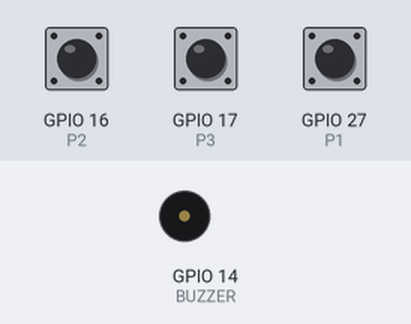
Simulated run of this sketch. Board: ESP32. On the bench: buzzer (waves = sounding). Inputs (shaded band) come from the test bench; at power-on: GPIO 27 (P1) HIGH, GPIO 16 (P2) HIGH, GPIO 17 (P3) HIGH.

Above: at 1.2 s.
1.3 s: GPIO 27 (P1) pulled LOW for 0.15 s
At 3.15 s:
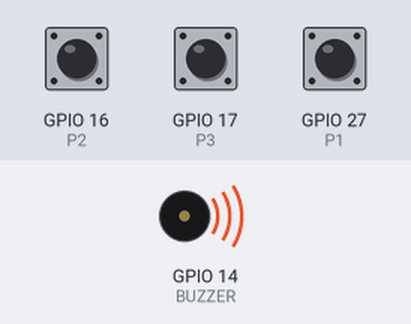
Timing chart, 0 to 7.8 s (numbered marks = the images above; inputs shaded):
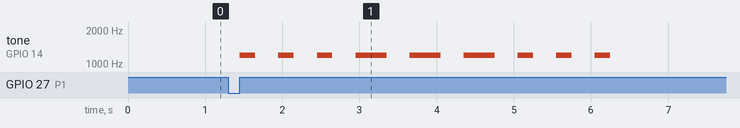

The sketch:

B04_sos.ino
```cpp
//------------------------------------------------------------
// Programa: B04_sos.ino (ESP32 + BIOS Shield)
// Autor: Gabriel Bravo Eguren T31A (15-01-2025)
// Descripción: Realizar un programa que genere una señal de S.O.S en código Morse cada vez que se
//              pulse alguno de los pulsadores P1, P2 o P3. Resolver el ejercicio usando un bucle while o for.
//              Nota:
//                En el código morse la señal de SOS consiste en 3 pitidos cortos, tres largos y tres cortos seguidos de
//                un tiempo de silencio. En nuestro ejemplo el pitido corto será de T=200ms, el largo de T=400ms, el
//                tiempo entre pitidos de 300ms y el tiempo de espera entre señales de SOS de 2 segundos.
//------------------------------------------------------------

#define P1 27
#define P2 16
#define P3 17

#define BUZZER 14

int frec = 1200;

bool p1down = false;
bool p2down = false;
bool p3down = false;

void setup()
{
  pinMode(P1, INPUT_PULLUP);
  pinMode(P2, INPUT_PULLUP);
  pinMode(P3, INPUT_PULLUP);
}

void SOS()
{
  for(int i = 0; i < 3; i++)
  {
    tone(BUZZER, frec);
    delay(200);
    noTone(BUZZER);
    delay(300);
  }

  for(int i = 0; i < 3; i++)
  {
    tone(BUZZER, frec);
    delay(400);
    noTone(BUZZER);
    delay(300);
  }

  for(int i = 0; i < 3; i++)
  {
    tone(BUZZER, frec);
    delay(200);
    noTone(BUZZER);
    delay(300);
  }

  delay(2000);
}

void loop()
{
  if(!digitalRead(P1)) p1down = true;
  if(!digitalRead(P2)) p2down = true;
  if(!digitalRead(P3)) p3down = true;

  if(digitalRead(P1) && p1down)
  {
    SOS();
    p1down = false;
  }
}
```

Measured:
- after the input at 1.3 s, tone on GPIO 14 (BUZZER): plays 1200 Hz for 0.20 s, 1200 Hz for 0.20 s, 1200 Hz for 0.20 s, 1200 Hz for 0.40 s, 1200 Hz for 0.40 s, 1200 Hz for 0.40 s … (9 notes in this stretch), starting after 0.15 s
